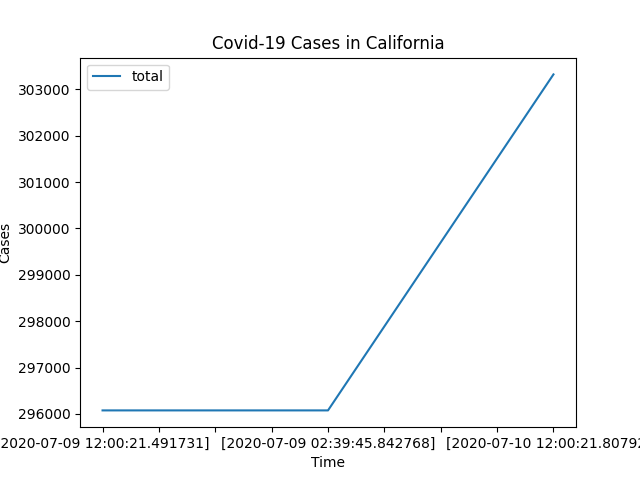

The Python source for this figure:
import pandas as pd
import glob, os, json
import matplotlib.pyplot as plt
import mpld3

df = pd.DataFrame()
df1 = pd.DataFrame()
path_to_json = 'json/'
json_pattern = os.path.join(path_to_json, '*.json')
file_list = glob.glob(json_pattern)



for file in file_list:
    data = pd.read_json(file, lines=True)
    df = df.append({'date': data['date'], 'total': int(data['total'])}, ignore_index=True)
    df1['City'] = list(data['cities'][0])

    newList = data['cases']

newList = list(newList[0])

df1['Cases'] = newList

ax1 = df1.plot(x='City', y='Cases', kind = 'bar', figsize=(18,5), fontsize=8)
ax1.set_xlabel("City")
ax1.set_ylabel("Cases")
ax1.set_xticks(ax1.get_xticks()[::1])


ax = df.plot(x='date', y='total',title ='Covid-19 Cases in California', kind = 'line')
ax.set_xlabel("Time")
ax.set_ylabel("Cases")

fig = plt.figure(1)
fig2 = plt.figure(2)

#plt.show()
fig2.savefig("graph.png")


html_str = mpld3.fig_to_html(fig2)
html_file = open("index.html","w")
html_file.write(html_str)
html_str = mpld3.fig_to_html(fig)
html_file.write(html_str)
html_file.close()
